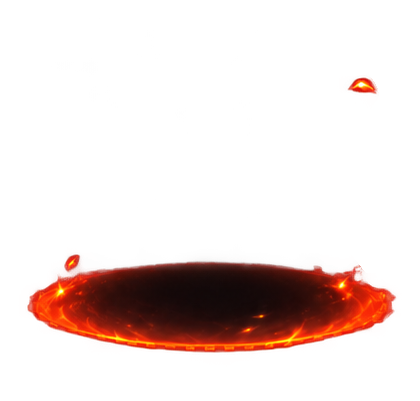
#> input picture Tách layer/out/shadow.png, 420 x 401 px
$ python split_bunny_sheet.py out/shadow.png
#> lines starting #> are read from the running program, lines starting #| are printed output that depends on the picture; after the words box and inside, x2 and y2 are one past the last pixel; in counts of white or black regions, pixels touching at a corner belong together
#!/usr/bin/env python3
"""
split_bunny_sheet_v5.py

Tách Bunny Layer Sheet 3 cột × 4 hàng = 12 layer.

Bản V5 sửa lỗi của V4:
- KHÔNG crop cứng theo cell 1/3 × 1/4.
- Artwork Bunny Level 2/3 được phép vượt "biên logic" của grid.
- KHÔNG dùng low-alpha để nối connected-component giữa các layer.
- Dùng alpha cao làm CORE để nhận diện từng layer.
- Sau đó gán toàn bộ alpha > 0 / glow / fringe về CORE gần nhất.
- Hai mắt mở vẫn chung 1 file.
- Hai mắt nhắm vẫn chung 1 file.
- Không lấy layer kế bên.

Contract:
01 shadow
02 rear-ear
03 body

04 hind-leg
05 front-paw
06 head

07 eyes-open
08 eyes-closed
09 front-ear

10 tail
11 attack-trail
12 impact

Cài:
    pip install pillow numpy scipy

Chạy:
    python split_bunny_sheet_v5.py bunny.png --output out --zip out.zip

Nếu layer bị dính nhau:
    tăng --core-alpha, ví dụ 100 hoặc 120

Nếu một layer quá mờ không nhận được:
    giảm --core-alpha, ví dụ 60

Ví dụ:
    python split_bunny_sheet_v5.py bunny.png \
        --output out \
        --zip out.zip \
        --core-alpha 80
"""

from __future__ import annotations

import argparse
import shutil
import zipfile
from pathlib import Path

import numpy as np
from PIL import Image, ImageDraw
from scipy import ndimage as ndi


SLOT_NAMES = [
    "shadow.png",
    "rear-ear.png",
    "body.png",

    "hind-leg.png",
    "front-paw.png",
    "head.png",

    "eyes-open.png",
    "eyes-closed.png",
    "front-ear.png",

    "tail.png",
    "attack-trail.png",
    "impact.png",
]


# ---------------------------------------------------------
# Anchor layout
# ---------------------------------------------------------
#
# Đây là "tâm logic" của 12 slot, KHÔNG phải biên crop.
#
# Bunny sheet thực tế không nằm chính xác trong các cell đều:
# body/head/front-ear có thể tràn sang trái,
# VFX Level 3 có thể lớn hơn cell.
#
# Dùng anchor để biết component thuộc slot nào.
#

ANCHOR_X = [
    1 / 6,   # col 1
    1 / 2,   # col 2
    5 / 6,   # col 3
]

# Bunny layout thực tế:
# row 1 hơi thấp hơn tâm 1/8 vì shadow nằm thấp.
ANCHOR_Y = [
    0.20,
    0.44,
    0.66,
    0.87,
]


DEFAULT_CORE_ALPHA = 80
DEFAULT_CORE_MIN_AREA = 30
DEFAULT_OUTPUT_PADDING = 18


def build_anchors() -> list[tuple[float, float]]:
    anchors: list[tuple[float, float]] = []

    for y in ANCHOR_Y:
        for x in ANCHOR_X:
            anchors.append((x, y))

    return anchors


def assign_core_components(
    alpha: np.ndarray,
    core_alpha: int,
    core_min_area: int,
) -> list[np.ndarray]:
    """
    Tìm các connected component ở alpha cao và gán nguyên component
    về anchor gần nhất.

    Vì dùng alpha cao nên glow/anti-alias giữa hai layer không nối chúng
    thành một component lớn.
    """
    h, w = alpha.shape

    core_mask = alpha >= core_alpha

    # 8-connectivity
    structure = np.ones((3, 3), dtype=np.uint8)

    labels, _ = ndi.label(
        core_mask,
        structure=structure,
    )

    objects = ndi.find_objects(labels)

    anchors = build_anchors()

    seeds = [
        np.zeros((h, w), dtype=bool)
        for _ in range(12)
    ]

    for component_id, sl in enumerate(objects, start=1):
        if sl is None:
            continue

        local_component = labels[sl] == component_id

        area = int(local_component.sum())

        # Bỏ nhiễu core cực nhỏ.
        # Các particle nhỏ vẫn sẽ được lấy lại ở bước ownership alpha > 0.
        if area < core_min_area:
            continue

        y_slice, x_slice = sl

        yy, xx = np.where(local_component)

        gx = xx + x_slice.start
        gy = yy + y_slice.start

        # Center normalized để X/Y không bị ảnh hưởng bởi aspect ratio.
        cx = float(gx.mean() / w)
        cy = float(gy.mean() / h)

        distances = [
            (cx - ax) ** 2 + (cy - ay) ** 2
            for ax, ay in anchors
        ]

        slot_id = int(np.argmin(distances))

        # Giữ NGUYÊN component.
        # Không cắt component theo grid.
        view = seeds[slot_id][sl]
        view[local_component] = True
        seeds[slot_id][sl] = view

    return seeds


def fallback_missing_seeds(
    alpha: np.ndarray,
    seeds: list[np.ndarray],
    fallback_alpha: int = 2,
) -> list[np.ndarray]:
    """
    Nếu một slot quá mờ không có core ở alpha cao (thường là shadow),
    tìm component alpha thấp gần anchor nhất làm seed fallback.
    """
    h, w = alpha.shape

    weak_mask = alpha > fallback_alpha

    structure = np.ones((3, 3), dtype=np.uint8)

    labels, _ = ndi.label(
        weak_mask,
        structure=structure,
    )

    objects = ndi.find_objects(labels)

    anchors = build_anchors()

    # Chuẩn bị danh sách component center.
    candidates = []

    for component_id, sl in enumerate(objects, start=1):
        if sl is None:
            continue

        local = labels[sl] == component_id
        area = int(local.sum())

        if area < 10:
            continue

        y_slice, x_slice = sl

        yy, xx = np.where(local)

        gx = xx + x_slice.start
        gy = yy + y_slice.start

        cx = float(gx.mean() / w)
        cy = float(gy.mean() / h)

        candidates.append(
            (
                component_id,
                sl,
                local,
                area,
                cx,
                cy,
            )
        )

    for slot_id in range(12):
        if seeds[slot_id].any():
            continue

        ax, ay = anchors[slot_id]

        best = None
        best_score = float("inf")

        for item in candidates:
            _, _, _, area, cx, cy = item

            distance = (
                (cx - ax) ** 2
                + (cy - ay) ** 2
            )

            # Component lớn được ưu tiên nhẹ.
            score = distance / max(np.sqrt(area), 1.0)

            if score < best_score:
                best_score = score
                best = item

        if best is None:
            continue

        _, sl, local, _, _, _ = best

        view = seeds[slot_id][sl]
        view[local] = True
        seeds[slot_id][sl] = view

    return seeds


def build_owner_map(
    alpha: np.ndarray,
    seeds: list[np.ndarray],
) -> np.ndarray:
    """
    Gán toàn bộ pixel có alpha > 0 về seed gần nhất.

    Kết quả:
    - artwork Level 2/3 có thể vượt grid mà vẫn được giữ đủ,
    - glow / fringe alpha thấp vẫn được giữ,
    - mỗi pixel chỉ thuộc đúng một layer.
    """
    h, w = alpha.shape

    owner = np.full(
        (h, w),
        -1,
        dtype=np.int16,
    )

    best_distance = np.full(
        (h, w),
        np.inf,
        dtype=np.float32,
    )

    valid_slots = [
        i
        for i, seed in enumerate(seeds)
        if seed.any()
    ]

    if not valid_slots:
        raise RuntimeError("Không tìm thấy core nào trong sheet.")

    for slot_id in valid_slots:
        seed = seeds[slot_id]

        # Khoảng cách tới seed/core.
        distance = ndi.distance_transform_edt(
            ~seed
        ).astype(np.float32)

        update = distance < best_distance

        best_distance[update] = distance[update]
        owner[update] = slot_id

    # Core luôn giữ đúng owner.
    for slot_id in valid_slots:
        owner[seeds[slot_id]] = slot_id

    # Pixel trong suốt hoàn toàn không thuộc layer nào.
    owner[alpha == 0] = -1

    return owner


# [32 lines left out: function save_debug_anchors, not called in this run]


def split_sheet(
    input_path: Path,
    output_dir: Path,
    zip_path: Path | None,
    *,
    core_alpha: int = DEFAULT_CORE_ALPHA,
    core_min_area: int = DEFAULT_CORE_MIN_AREA,
    output_padding: int = DEFAULT_OUTPUT_PADDING,
    debug: bool = False,
) -> None:

    if not input_path.exists():
        raise FileNotFoundError(
            f"Không tìm thấy file: {input_path}"
        )

    image = Image.open(input_path).convert("RGBA")

    arr = np.array(
        image,
        dtype=np.uint8,
    )

    alpha = arr[:, :, 3]

    if alpha.min() == 255:
        raise RuntimeError(
            "Ảnh nguồn không có transparency/alpha gốc.\n"
            "Bunny V5 không tự tạo alpha từ RGB."
        )

    # -----------------------------------------------------
    # 1. Core component -> 12 slot seeds
    # -----------------------------------------------------
    seeds = assign_core_components(
        alpha=alpha,
        core_alpha=core_alpha,
        core_min_area=core_min_area,
    )

    # -----------------------------------------------------
    # 2. Fallback cho slot quá mờ
    # -----------------------------------------------------
    seeds = fallback_missing_seeds(
        alpha=alpha,
        seeds=seeds,
        fallback_alpha=2,
    )

    missing = [
        SLOT_NAMES[i]
        for i, seed in enumerate(seeds)
        if not seed.any()
    ]

    if missing:
        raise RuntimeError(
            "Không nhận diện được các slot:\n- "
            + "\n- ".join(missing)
            + "\n\n"
            + "Thử giảm --core-alpha, ví dụ 60."
        )

    # -----------------------------------------------------
    # 3. Gán toàn bộ alpha về slot gần nhất
    # -----------------------------------------------------
    owner = build_owner_map(
        alpha=alpha,
        seeds=seeds,
    )

    # -----------------------------------------------------
    # 4. Output
    # -----------------------------------------------------
    if output_dir.exists():
        shutil.rmtree(output_dir)

    output_dir.mkdir(
        parents=True,
        exist_ok=True,
    )

    if debug:
        save_debug_anchors(
            image=image,
            output_path=(
                output_dir
                / "_debug-anchors.png"
            ),
        )

    for slot_id, filename in enumerate(SLOT_NAMES):

        slot_mask = (
            (owner == slot_id)
            & (alpha > 0)
        )

        ys, xs = np.where(slot_mask)

        if len(xs) == 0:
            raise RuntimeError(
                f"Slot rỗng: {filename}"
            )

        # Bbox theo TOÀN BỘ layer thật,
        # KHÔNG theo cell/grid.
        x0 = int(xs.min())
        x1 = int(xs.max()) + 1

        y0 = int(ys.min())
        y1 = int(ys.max()) + 1

        crop = arr[
            y0:y1,
            x0:x1,
        ].copy()

        local_mask = slot_mask[
            y0:y1,
            x0:x1,
        ]

        # Xóa pixel thuộc layer khác.
        crop[~local_mask] = (
            0,
            0,
            0,
            0,
        )

        pad = max(
            0,
            int(output_padding),
        )

        canvas = np.zeros(
            (
                crop.shape[0] + pad * 2,
                crop.shape[1] + pad * 2,
                4,
            ),
            dtype=np.uint8,
        )

        canvas[
            pad:
            pad + crop.shape[0],

            pad:
            pad + crop.shape[1],
        ] = crop

        Image.fromarray(
            canvas,
            "RGBA",
        ).save(
            output_dir
            / filename
        )

        print(
            f"{slot_id + 1:02d}. "
            f"{filename:<18} "
            f"size={canvas.shape[1]}x{canvas.shape[0]}"
        )

    # -----------------------------------------------------
    # 5. ZIP
    # -----------------------------------------------------
    if zip_path is not None:

        zip_path.parent.mkdir(
            parents=True,
            exist_ok=True,
        )

        if zip_path.exists():
            zip_path.unlink()

        with zipfile.ZipFile(
            zip_path,
            "w",
            compression=zipfile.ZIP_DEFLATED,
        ) as zf:

            for filename in SLOT_NAMES:
                p = output_dir / filename

                zf.write(
                    p,
                    arcname=(
                        f"{output_dir.name}/"
                        f"{filename}"
                    ),
                )

            if debug:
                dbg = (
                    output_dir
                    / "_debug-anchors.png"
                )

                if dbg.exists():
                    zf.write(
                        dbg,
                        arcname=(
                            f"{output_dir.name}/"
                            "_debug-anchors.png"
                        ),
                    )


def main() -> None:

    parser = argparse.ArgumentParser(
        description=(
            "Split Bunny 3x4 sheet into 12 layers "
            "using high-alpha cores + nearest-core ownership."
        )
    )

    parser.add_argument(
        "input",
        type=Path,
        help="PNG Bunny sheet nguồn",
    )

    parser.add_argument(
        "--output",
        type=Path,
        default=Path(
            "bunny-layer-sheet"
        ),
        help="Thư mục output",
    )

    parser.add_argument(
        "--zip",
        dest="zip_path",
        type=Path,
        default=None,
        help="ZIP output",
    )

    parser.add_argument(
        "--core-alpha",
        type=int,
        default=DEFAULT_CORE_ALPHA,
        help=(
            "Ngưỡng alpha tạo core. "
            "Tăng nếu layer bị dính; "
            "giảm nếu layer quá mờ. "
            "(default: 80)"
        ),
    )

    parser.add_argument(
        "--core-min-area",
        type=int,
        default=DEFAULT_CORE_MIN_AREA,
        help=(
            "Bỏ core component quá nhỏ "
            "(default: 30)"
        ),
    )

    parser.add_argument(
        "--padding",
        type=int,
        default=DEFAULT_OUTPUT_PADDING,
        help=(
            "Transparent padding output "
            "(default: 18)"
        ),
    )

    parser.add_argument(
        "--debug",
        action="store_true",
        help="Xuất _debug-anchors.png",
    )

    args = parser.parse_args()

    split_sheet(
        input_path=args.input,
        output_dir=args.output,
        zip_path=args.zip_path,
        core_alpha=args.core_alpha,
        core_min_area=args.core_min_area,
        output_padding=args.padding,
        debug=args.debug,
    )
#> in split_sheet, image is the input picture: PIL image 420x401 RGBA; mean R, G, B, A 25.6, 4.5, 1.1, 38.3
#> in assign_core_components, `core_mask = alpha >= core_alpha`:
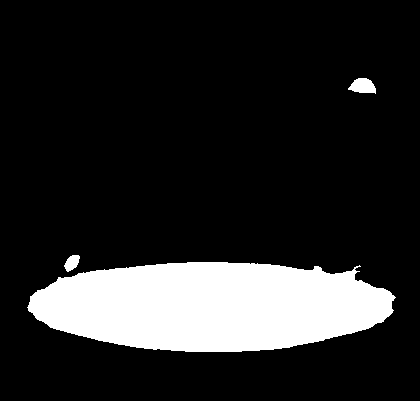
#> core_mask: shape (401, 420) bool; 15.6% white; 3 white regions, box (x1, y1, x2, y2) and area: (27, 262, 396, 352) 25742, (348, 78, 376, 94) 314, (64, 255, 80, 272) 176
#> in assign_core_components, `labels, _ = ndi.label( core_mask, structure=structure, )`:
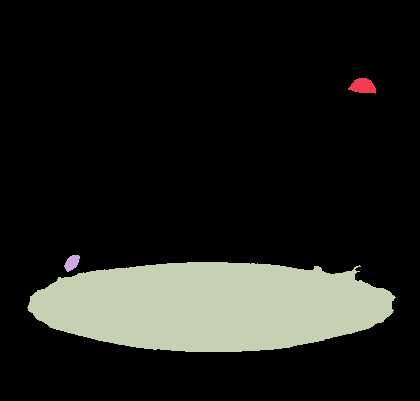
#> labels: shape (401, 420) int32; 4 distinct labels, from 0 to 3; one colour per label, 0 black
#> in assign_core_components, `objects = ndi.find_objects(labels)`: objects = 3 items
#> in assign_core_components, `seeds = [ np.zeros((h, w), dtype=bool) for _ in range(12) ]`: seeds = 12 items
#> the loop in assign_core_components, `for component_id, sl in enumerate(objects, start=1):` made 3 passes
#> (area, cx, cy, slot_id) on passes 1 to 3: (314, 0.863, 0.214, 2), (176, 0.17, 0.654, 6), (25742, 0.502, 0.763, 7)
#> in fallback_missing_seeds, `labels, _ = ndi.label( weak_mask, structure=structure, )`:
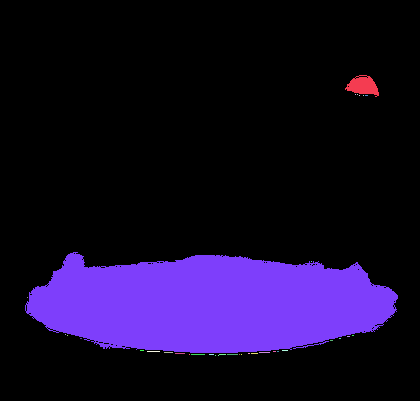
#> labels: shape (401, 420) int32; 35 distinct labels, from 0 to 34; one colour per label, 0 black
#> in fallback_missing_seeds, `objects = ndi.find_objects(labels)`: objects = 34 items
#> the loop in fallback_missing_seeds, `for component_id, sl in enumerate(objects, start=1):` made 34 passes
#> (area, cx, cy) on passes 1, 7: (456, 0.863, 0.213), (28374, 0.499, 0.757)
#> after the loop in fallback_missing_seeds, `for component_id, sl in enumerate(objects, start=1):`: candidates = 7 items
#> after the loop in fallback_missing_seeds, `for slot_id in range(12):`:
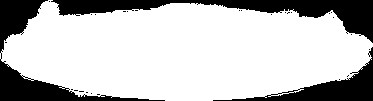
#> view: shape (101, 373) bool; 75.3% white; 29 black regions (26 under 20 px), largest, box (x1, y1, x2, y2) and area: (51, 0, 373, 43) 3998, (0, 0, 165, 101) 3208, (213, 47, 373, 101) 2048
#> after the loop in fallback_missing_seeds, `for slot_id in range(12):`: seeds = 12 items
#> in split_sheet, `missing = [ SLOT_NAMES[i] for i, seed in enumerate(seeds) if not seed...`: missing = []
#> in build_owner_map, `valid_slots = [ i for i, seed in enumerate(seeds) if seed.any() ]`: valid_slots = [0, 1, 2, 3, 4, 5, 6, 7, 8, 9, 10, 11]
#> the loop in build_owner_map, `for slot_id in valid_slots:` made 12 passes
#> after the loop in build_owner_map, `for slot_id in valid_slots:`:
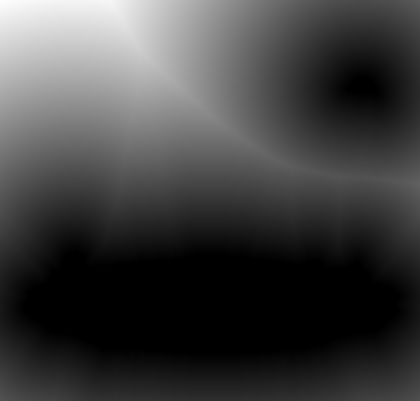
#> best_distance: shape (401, 420) float32; min 0, max 262.4, mean 66.1; drawn with min black and max white
#> after the loop in build_owner_map, `for slot_id in valid_slots:`:
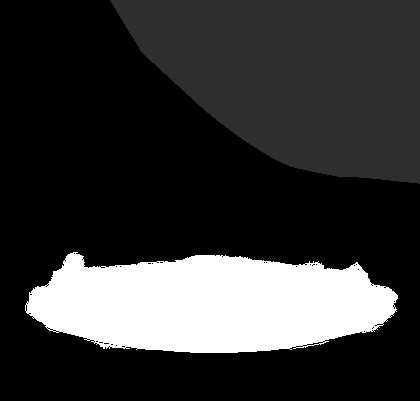
#> owner: shape (401, 420) int16; min 0, max 11, mean 2.34; drawn with min black and max white
#> the loop in split_sheet, `for slot_id, filename in enumerate(SLOT_NAMES): ` made 2 passes
#> (x0, x1, y0, y1) on pass 1: (18, 402, 18, 383)
#> pass 1, in split_sheet, `local_mask = slot_mask[ y0:y1, x0:x1, ]`:
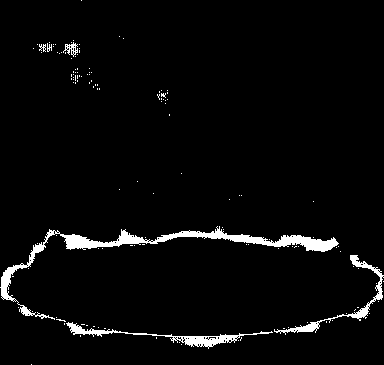
#> local_mask: shape (365, 384) bool; 3.5% white; 132 white regions (126 under 20 px), largest, box (x1, y1, x2, y2) and area: (0, 226, 339, 320) 2825, (66, 322, 273, 349) 901, (274, 255, 384, 335) 751, (63, 42, 78, 57) 96, (39, 44, 46, 52) 31, (47, 43, 52, 52) 26

    print()
    print(
        f"Done: {args.output}"
    )

    if args.zip_path is not None:
        print(
            f"ZIP: {args.zip_path}"
        )


if __name__ == "__main__":
#> (the run stopped early here; a loop or call above may not have finished)

$ run again, with Tách layer/out/attack-cast.png copied over Tách layer/out/shadow.png
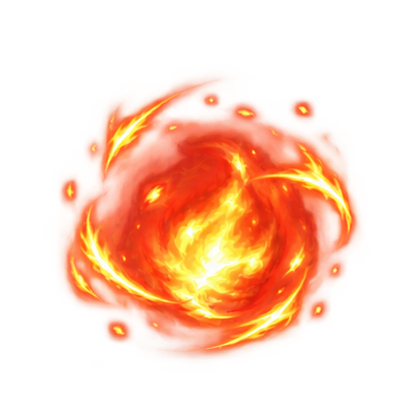
#> input picture Tách layer/out/attack-cast.png, 403 x 404 px
#> in split_sheet, image is the input picture: PIL image 403x404 RGBA; mean R, G, B, A 113.5, 45.7, 16.1, 73.3
#> core_mask: shape (404, 403) bool; 32.1% white; 7 white regions (1 under 20 px), largest, box (x1, y1, x2, y2) and area: (65, 84, 357, 355) 50920, (108, 321, 129, 341) 335, (62, 180, 78, 204) 308, (294, 101, 313, 118) 257, (310, 301, 326, 319) 228, (204, 94, 218, 106) 138
#> in assign_core_components, `objects = ndi.find_objects(labels)`: objects = 7 items
#> in assign_core_components, `seeds = [ np.zeros((h, w), dtype=bool) for _ in range(12) ]`: seeds = 12 items
#> the loop in assign_core_components, `for component_id, sl in enumerate(objects, start=1):` made 7 passes
#> (area, cx, cy, slot_id) on passes 1, 2, 3, 5, 6, 7: (50920, 0.518, 0.56, 7), (138, 0.523, 0.247, 1), (257, 0.752, 0.27, 2), (308, 0.173, 0.474, 3), (228, 0.788, 0.766, 11), (335, 0.293, 0.817, 9)
#> weak_mask: shape (404, 403) bool; 42.1% white; 9 white regions (8 under 20 px), largest, box (x1, y1, x2, y2) and area: (54, 69, 365, 365) 68464
#> in fallback_missing_seeds, `objects = ndi.find_objects(labels)`: objects = 9 items
#> the loop in fallback_missing_seeds, `for component_id, sl in enumerate(objects, start=1):` made 9 passes
#> (area, cx, cy) on pass 1: (68464, 0.513, 0.549)
#> pass 1, in fallback_missing_seeds, `local = labels[sl] == component_id`:
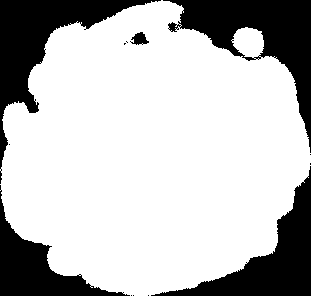
#> local: shape (296, 311) bool; 74.4% white; 13 black regions (8 under 20 px), largest, box (x1, y1, x2, y2) and area: (163, 0, 311, 153) 7064, (0, 0, 161, 184) 6541, (151, 166, 311, 296) 5747, (0, 185, 130, 296) 4083, (130, 32, 149, 45) 145
#> after the loop in fallback_missing_seeds, `for component_id, sl in enumerate(objects, start=1):`: candidates = 1 item
#> after the loop in fallback_missing_seeds, `for slot_id in range(12):`: seeds = 12 items
#> missing = []
#> valid_slots = [0, 1, 2, 3, 4, 5, 6, 7, 8, 9, 10, 11]
#> the loop in build_owner_map, `for slot_id in valid_slots:` made 12 passes
#> the loop in split_sheet, `for slot_id, filename in enumerate(SLOT_NAMES): ` made 2 passes
#> (x0, x1, y0, y1) on pass 1: (18, 385, 18, 386)
#> pass 1, in split_sheet, `local_mask = slot_mask[ y0:y1, x0:x1, ]`:
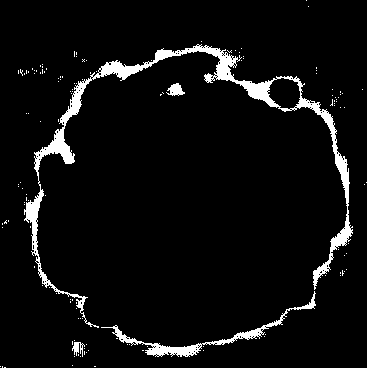
#> local_mask: shape (368, 367) bool; 5.3% white; 138 white regions (134 under 20 px), largest, box (x1, y1, x2, y2) and area: (24, 44, 353, 328) 5510, (101, 291, 316, 357) 1229, (166, 83, 185, 96) 144, (72, 342, 85, 357) 96
